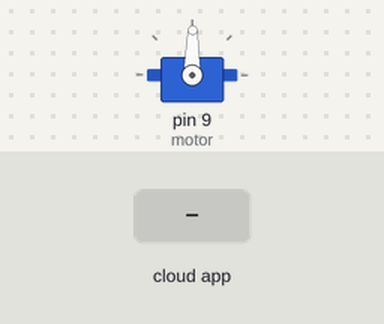
Bench run of a sketch on a simulated Arduino Uno, built with avr-gcc and run on an emulated ATmega328P. Parts: servo. Inputs (shaded band) come from the test bench. The ROS host is connected and sends only what is stated.

Above: at 4.2 s.
4.3 s: the phone or cloud app sets motor_pub to 0
At 5.7 s:
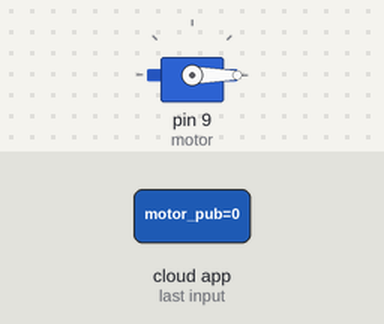
Timing chart, 0 to 7.3 s (numbered marks = the images above; inputs shaded):
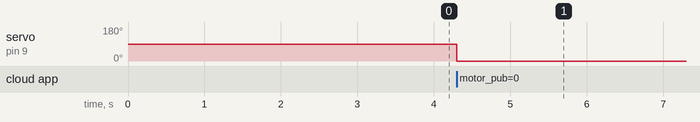

The sketch:

two_boom.ino
```cpp
/***********************************************************************************
 * Code for running the motor using a PWM signal inputed after solving a model
 * independent version of the QP (closed form solution). The testing is being
 * done on two electric cars.
 *
 * The same code will be used for the Model Dependent QP as well. This code only
 * measuer the current rpm on the wheels and outputs the current velocity of the cars
 * to be solved with any solver.
 * This code has been adapted from the Servo Motor Cotnrol Example on ROS Wiki.
 *
 * Also, parts of it has been taken from Forrest Berg's code for the Arduino DUE.
 *
 * The code is basically a node for the ROS environemnt which is run using the terminal
 * after we upload the code onto the port connecting the Arduino board.
 * This is test code for the main project of Adaptive Crusie Control before testing PID.
 *
 **************  Author  ************  Date  *************  Project  *************
 *             Aakar Mehra          May 28, 2014      Adaptive Cruise Control
 *
 ****************************************************************************************
 */


#if (ARDUINO >= 100)
 #include <Arduino.h>
#else
 #include <WProgram.h>
#endif

#include <Servo.h>
#include <ros.h>
#include <std_msgs/UInt16.h>
#include <std_msgs/Int16.h>
#include <std_msgs/Float64.h>
//#include <std_msgs/UInt32.h>

#define encoder0PinA  3          //Blue and White wire
#define encoder0PinB  4          //Deep Blue wire
//#define encoder1PinA  5
//#define encoder1PinB  6
const int Hall_Sensor_Pin = 7;    // Hal sensor attached to pin 5.
volatile int encoder0Pos = 0;
//volatile int encoder1Pos = 110;
int indexing = 0 ;

//int encoder_ticks0 = 0;
//int encoder_ticks1 = 0;

ros::NodeHandle  nh;

int pwm = 1460;
Servo motor;


void servoCb( const std_msgs::UInt16& rpm_msg){

  pwm = rpm_msg.data;
}

ros::Subscriber<std_msgs::UInt16> motor_sub("motor_pub", servoCb );


std_msgs::UInt16 hall_msg;
ros::Publisher pub_hall( "hall_data", &hall_msg);

std_msgs::Int16 encoder0_msg;
ros::Publisher pub_encoder0( "encoder0_data", &encoder0_msg);

//std_msgs::Int16 encoder1_msg;
//ros::Publisher pub_encoder1( "encoder1_data", &encoder1_msg);

volatile byte half_revolutions;
unsigned int rpm;
unsigned long timeold;

void setup()
{
  nh.initNode();
  nh.advertise(pub_hall);
  nh.advertise(pub_encoder0);
//  nh.advertise(pub_encoder1);
//  nh.advertise(pub_speed);
  nh.subscribe(motor_sub);

  motor.attach(9);

  for (int x = 0; x<1; x++){
  motor.writeMicroseconds(1450);  // Needs to be in the publisher

  delay(3000);
  }

  attachInterrupt(Hall_Sensor_Pin, rpm_fun, RISING);// note: 0 refers to inturrupt on pin 2
  half_revolutions = 0;
  rpm = 0;
  timeold = 0;

  pinMode(encoder0PinA, INPUT);
  digitalWrite(encoder0PinA, HIGH);       // turn on pullup resistor
  pinMode(encoder0PinB, INPUT);
  digitalWrite(encoder0PinB, HIGH);  // turn on pullup resistor
  attachInterrupt(encoder0PinA, doEncoder0, CHANGE);  // encoder pin on interrupt 0 - pin 2

//  pinMode(encoder1PinA, INPUT);
//  digitalWrite(encoder1PinA, HIGH);       // turn on pullup resistor
//  pinMode(encoder1PinB, INPUT);
//  digitalWrite(encoder1PinB, HIGH);  // turn on pullup resistor
//  attachInterrupt(encoder1PinA, doEncoder1, CHANGE);  // encoder pin on interrupt 0 - pin 2

}

void loop()
{
  if (half_revolutions >= 2) {
     //Update RPM every 20 counts, increase this for better RPM resolution,
     //decrease for faster update
     rpm = 30*1000/(millis() - timeold)*half_revolutions;
     timeold = millis();
     half_revolutions = 0;
     hall_msg.data = rpm;
     pub_hall.publish( &hall_msg);
                    }

  motor.writeMicroseconds(pwm);

     nh.spinOnce();
     indexing++;

     if (indexing == 15000)   // changing this indexing limit to get the right speed of communication  // Shishir Kolathaya
     {
      encoder0_msg.data = encoder0Pos;
      pub_encoder0.publish( &encoder0_msg);

      indexing =0;
     }

     nh.spinOnce();
    // delay(1.5);
}

void rpm_fun()
 {
   half_revolutions++;
   //Each rotation, this interrupt function is run twice

 }

void doEncoder0() {
  /* If pinA and pinB are both high or both low, it is spinning
   * forward. If they're different, it's going backward.
   *
   * For more information on speeding up this process, see
   * [Reference/PortManipulation], specifically the PIND register.
   */
    if (digitalRead(encoder0PinA) == digitalRead(encoder0PinB)) {
      encoder0Pos++;
      }
    else {
          encoder0Pos--;
         }
     }

//   void doEncoder1() {
//  /* If pinA and pinB are both high or both low, it is spinning
//   * forward. If they're different, it's going backward.
//   *
//   * For more information on speeding up this process, see
//   * [Reference/PortManipulation], specifically the PIND register.
//   */
//  if (digitalRead(encoder1PinA) == digitalRead(encoder1PinB)) {
//    encoder1Pos++;
//   //encoder_ticks1++;
//  }
//    else {
//    encoder1Pos--;
//    //encoder_ticks1++;
//          }
//}
```

Measured:
- after the input at 4.3 s, servo on pin 9 (motor): 89° → 0° at once
